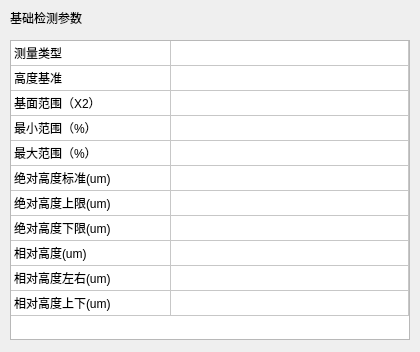
<?xml version="1.0" encoding="UTF-8"?>
<ui version="4.0">
 <class>HeightDetectWidget</class>
 <widget class="QWidget" name="HeightDetectWidget">
  <property name="geometry">
   <rect>
    <x>0</x>
    <y>0</y>
    <width>420</width>
    <height>352</height>
   </rect>
  </property>
  <property name="windowTitle">
   <string>HeightDetectWidget</string>
  </property>
  <widget class="QLabel" name="labelBasicParameter">
   <property name="geometry">
    <rect>
     <x>10</x>
     <y>10</y>
     <width>81</width>
     <height>16</height>
    </rect>
   </property>
   <property name="text">
    <string>基础检测参数</string>
   </property>
  </widget>
  <widget class="QTableWidget" name="tableWidget">
   <property name="geometry">
    <rect>
     <x>10</x>
     <y>40</y>
     <width>400</width>
     <height>300</height>
    </rect>
   </property>
   <attribute name="horizontalHeaderVisible">
    <bool>false</bool>
   </attribute>
   <attribute name="horizontalHeaderDefaultSectionSize">
    <number>160</number>
   </attribute>
   <attribute name="horizontalHeaderStretchLastSection">
    <bool>true</bool>
   </attribute>
   <attribute name="verticalHeaderVisible">
    <bool>false</bool>
   </attribute>
   <attribute name="verticalHeaderDefaultSectionSize">
    <number>25</number>
   </attribute>
   <attribute name="verticalHeaderMinimumSectionSize">
    <number>25</number>
   </attribute>
   <row>
    <property name="text">
     <string>新建行</string>
    </property>
   </row>
   <row>
    <property name="text">
     <string>新建行</string>
    </property>
   </row>
   <row>
    <property name="text">
     <string>新建行</string>
    </property>
   </row>
   <row>
    <property name="text">
     <string>新建行</string>
    </property>
   </row>
   <row>
    <property name="text">
     <string>新建行</string>
    </property>
   </row>
   <row>
    <property name="text">
     <string>新建行</string>
    </property>
   </row>
   <row>
    <property name="text">
     <string>新建行</string>
    </property>
   </row>
   <row>
    <property name="text">
     <string>新建行</string>
    </property>
   </row>
   <row>
    <property name="text">
     <string>新建行</string>
    </property>
   </row>
   <row>
    <property name="text">
     <string>新建行</string>
    </property>
   </row>
   <row>
    <property name="text">
     <string>新建行</string>
    </property>
   </row>
   <column>
    <property name="text">
     <string>新建列</string>
    </property>
   </column>
   <column>
    <property name="text">
     <string>新建列</string>
    </property>
   </column>
   <item row="0" column="0">
    <property name="text">
     <string>测量类型</string>
    </property>
   </item>
   <item row="1" column="0">
    <property name="text">
     <string>高度基准</string>
    </property>
   </item>
   <item row="2" column="0">
    <property name="text">
     <string>基面范围（X2）</string>
    </property>
   </item>
   <item row="3" column="0">
    <property name="text">
     <string>最小范围（%）</string>
    </property>
   </item>
   <item row="4" column="0">
    <property name="text">
     <string>最大范围（%）</string>
    </property>
   </item>
   <item row="5" column="0">
    <property name="text">
     <string>绝对高度标准(um)</string>
    </property>
   </item>
   <item row="6" column="0">
    <property name="text">
     <string>绝对高度上限(um)</string>
    </property>
   </item>
   <item row="7" column="0">
    <property name="text">
     <string>绝对高度下限(um)</string>
    </property>
   </item>
   <item row="8" column="0">
    <property name="text">
     <string>相对高度(um)</string>
    </property>
   </item>
   <item row="9" column="0">
    <property name="text">
     <string>相对高度左右(um)</string>
    </property>
   </item>
   <item row="10" column="0">
    <property name="text">
     <string>相对高度上下(um)</string>
    </property>
   </item>
  </widget>
 </widget>
 <layoutdefault spacing="6" margin="11"/>
 <resources/>
 <connections/>
</ui>
